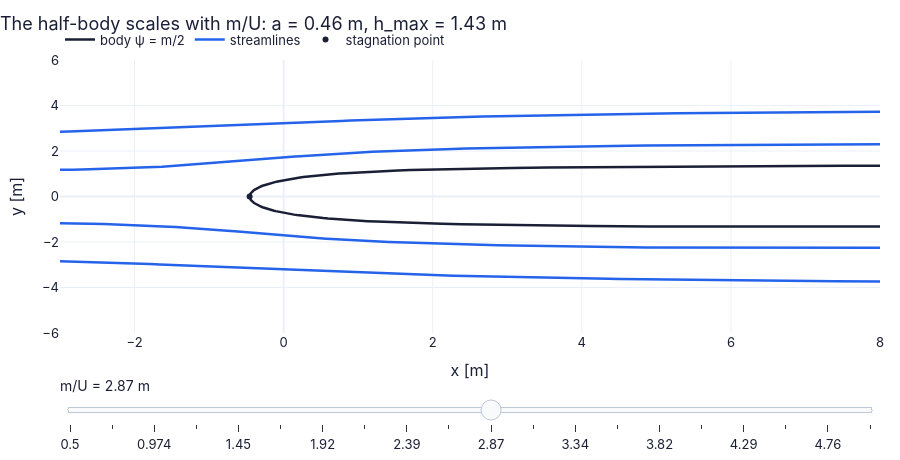

Here is the notebook cell this chart was saved with:
### Markdown cell above
> 🔁 **Tools from earlier chapters used here** (see `knowledge/primers.md`)

- **slider_figure** — `slider_figure(fn, name, values, …)` computes a plotly figure for every slider position up front, so it works on the web page (Ch. 1 P17).

### Code cell
def half_body_traces(mU):                                # all curves for one value of m/U [m], with U = 1 m/s
    m = mU                                               # source strength [m²/s]
    tb = np.linspace(0.01, 2*np.pi - 0.01, 150)          # body angles [rad]
    xb, yb = ch06.half_body_shape(1.0, m, tb)            # the body ψ = m/2
    xs, ys = [], []                                      # four outer streamlines, joined with NaN gaps
    for c in (m/2 + 1.0, m/2 + 2.5, m/2 - 1.0, m/2 - 2.5):   # ψ values outside the body [m²/s]
        t = np.linspace(0.01, np.pi - 0.01, 90) if c > m/2 else np.linspace(np.pi + 0.01, 2*np.pi - 0.01, 90)
        rr = (c - m*t/(2*np.pi))/np.sin(t)               # r(θ) from Ur sinθ + mθ/2π = c (6.31)
        xs += list(rr*np.cos(t)) + [np.nan]; ys += list(rr*np.sin(t)) + [np.nan]
    a = m/(2*np.pi)                                      # stagnation distance [m]
    return {"body ψ = m/2": (xb, yb), "streamlines": (np.array(xs), np.array(ys)),
            "stagnation point": (np.array([-a]), np.array([0.0]))}
vals = np.linspace(0.5, 5.0, 20 if not FAST else 10)     # slider values of m/U [m]
fig = slider_figure(half_body_traces, "m/U", vals, unit="m", xlabel="x [m]", ylabel="y [m]",
                    title="The half-body scales with m/U", xrange=[-3, 8], yrange=[-6, 6],
                    modes={"stagnation point": "markers"})
recolor(fig, {"body ψ = m/2": COLORS["ink"], "streamlines": COLORS["blue"], "stagnation point": COLORS["ink"]})
step_titles(fig, [f"The half-body scales with m/U: a = {v/(2*np.pi):.2f} m, h_max = {v/2:.2f} m" for v in vals])
fig.show()                                               # draw it (works on the web page too)

### Figure 1 — Plotly figure (JSON) as saved in the notebook; plotly's stock layout.template omitted (floating-point values rounded to 4 significant figures; data arrays with more than 128 entries replaced by an {"elided": "..."} marker saying what was removed)
{"data": [{"hovertemplate": "body ψ = m/2: %{y:.4g}<extra>m/U = 0.5 m</extra>", "line": {"color": "#1a1f36", "width": 2.5}, "marker": {"color": "#1a1f36"}, "mode": "lines", "name": "body ψ = m/2", "type": "scatter", "visible": false, "x": {"elided": "150 float values"}, "y": {"elided": "150 float values"}}, {"hovertemplate": "streamlines: %{y:.4g}<extra>m/U = 0.5 m</extra>", "line": {"color": "#2563eb", "width": 2.5}, "marker": {"color": "#2563eb"}, "mode": "lines", "name": "streamlines", "type": "scatter", "visible": false, "x": {"elided": "364 float values"}, "y": {"elided": "364 float values"}}, {"hovertemplate": "stagnation point: %{y:.4g}<extra>m/U = 0.5 m</extra>", "line": {"color": "#1a1f36", "width": 2.5}, "marker": {"color": "#1a1f36"}, "mode": "markers", "name": "stagnation point", "type": "scatter", "visible": false, "x": [-0.07958], "y": [0.0]}, {"hovertemplate": "body ψ = m/2: %{y:.4g}<extra>m/U = 0.737 m</extra>", "line": {"color": "#1a1f36", "width": 2.5}, "marker": {"color": "#1a1f36"}, "mode": "lines", "name": "body ψ = m/2", "type": "scatter", "visible": false, "x": {"elided": "150 float values"}, "y": {"elided": "150 float values"}}, {"hovertemplate": "streamlines: %{y:.4g}<extra>m/U = 0.737 m</extra>", "line": {"color": "#2563eb", "width": 2.5}, "marker": {"color": "#2563eb"}, "mode": "lines", "name": "streamlines", "type": "scatter", "visible": false, "x": {"elided": "364 float values"}, "y": {"elided": "364 float values"}}, {"hovertemplate": "stagnation point: %{y:.4g}<extra>m/U = 0.737 m</extra>", "line": {"color": "#1a1f36", "width": 2.5}, "marker": {"color": "#1a1f36"}, "mode": "markers", "name": "stagnation point", "type": "scatter", "visible": false, "x": [-0.1173], "y": [0.0]}, {"hovertemplate": "body ψ = m/2: %{y:.4g}<extra>m/U = 0.974 m</extra>", "line": {"color": "#1a1f36", "width": 2.5}, "marker": {"color": "#1a1f36"}, "mode": "lines", "name": "body ψ = m/2", "type": "scatter", "visible": false, "x": {"elided": "150 float values"}, "y": {"elided": "150 float values"}}, {"hovertemplate": "streamlines: %{y:.4g}<extra>m/U = 0.974 m</extra>", "line": {"color": "#2563eb", "width": 2.5}, "marker": {"color": "#2563eb"}, "mode": "lines", "name": "streamlines", "type": "scatter", "visible": false, "x": {"elided": "364 float values"}, "y": {"elided": "364 float values"}}, {"hovertemplate": "stagnation point: %{y:.4g}<extra>m/U = 0.974 m</extra>", "line": {"color": "#1a1f36", "width": 2.5}, "marker": {"color": "#1a1f36"}, "mode": "markers", "name": "stagnation point", "type": "scatter", "visible": false, "x": [-0.155], "y": [0.0]}, {"hovertemplate": "body ψ = m/2: %{y:.4g}<extra>m/U = 1.21 m</extra>", "line": {"color": "#1a1f36", "width": 2.5}, "marker": {"color": "#1a1f36"}, "mode": "lines", "name": "body ψ = m/2", "type": "scatter", "visible": false, "x": {"elided": "150 float values"}, "y": {"elided": "150 float values"}}, {"hovertemplate": "streamlines: %{y:.4g}<extra>m/U = 1.21 m</extra>", "line": {"color": "#2563eb", "width": 2.5}, "marker": {"color": "#2563eb"}, "mode": "lines", "name": "streamlines", "type": "scatter", "visible": false, "x": {"elided": "364 float values"}, "y": {"elided": "364 float values"}}, {"hovertemplate": "stagnation point: %{y:.4g}<extra>m/U = 1.21 m</extra>", "line": {"color": "#1a1f36", "width": 2.5}, "marker": {"color": "#1a1f36"}, "mode": "markers", "name": "stagnation point", "type": "scatter", "visible": false, "x": [-0.1927], "y": [0.0]}, {"hovertemplate": "body ψ = m/2: %{y:.4g}<extra>m/U = 1.45 m</extra>", "line": {"color": "#1a1f36", "width": 2.5}, "marker": {"color": "#1a1f36"}, "mode": "lines", "name": "body ψ = m/2", "type": "scatter", "visible": false, "x": {"elided": "150 float values"}, "y": {"elided": "150 float values"}}, {"hovertemplate": "streamlines: %{y:.4g}<extra>m/U = 1.45 m</extra>", "line": {"color": "#2563eb", "width": 2.5}, "marker": {"color": "#2563eb"}, "mode": "lines", "name": "streamlines", "type": "scatter", "visible": false, "x": {"elided": "364 float values"}, "y": {"elided": "364 float values"}}, {"hovertemplate": "stagnation point: %{y:.4g}<extra>m/U = 1.45 m</extra>", "line": {"color": "#1a1f36", "width": 2.5}, "marker": {"color": "#1a1f36"}, "mode": "markers", "name": "stagnation point", "type": "scatter", "visible": false, "x": [-0.2304], "y": [0.0]}, {"hovertemplate": "body ψ = m/2: %{y:.4g}<extra>m/U = 1.68 m</extra>", "line": {"color": "#1a1f36", "width": 2.5}, "marker": {"color": "#1a1f36"}, "mode": "lines", "name": "body ψ = m/2", "type": "scatter", "visible": false, "x": {"elided": "150 float values"}, "y": {"elided": "150 float values"}}, {"hovertemplate": "streamlines: %{y:.4g}<extra>m/U = 1.68 m</extra>", "line": {"color": "#2563eb", "width": 2.5}, "marker": {"color": "#2563eb"}, "mode": "lines", "name": "streamlines", "type": "scatter", "visible": false, "x": {"elided": "364 float values"}, "y": {"elided": "364 float values"}}, {"hovertemplate": "stagnation point: %{y:.4g}<extra>m/U = 1.68 m</extra>", "line": {"color": "#1a1f36", "width": 2.5}, "marker": {"color": "#1a1f36"}, "mode": "markers", "name": "stagnation point", "type": "scatter", "visible": false, "x": [-0.2681], "y": [0.0]}, {"hovertemplate": "body ψ = m/2: %{y:.4g}<extra>m/U = 1.92 m</extra>", "line": {"color": "#1a1f36", "width": 2.5}, "marker": {"color": "#1a1f36"}, "mode": "lines", "name": "body ψ = m/2", "type": "scatter", "visible": false, "x": {"elided": "150 float values"}, "y": {"elided": "150 float values"}}, {"hovertemplate": "streamlines: %{y:.4g}<extra>m/U = 1.92 m</extra>", "line": {"color": "#2563eb", "width": 2.5}, "marker": {"color": "#2563eb"}, "mode": "lines", "name": "streamlines", "type": "scatter", "visible": false, "x": {"elided": "364 float values"}, "y": {"elided": "364 float values"}}, {"hovertemplate": "stagnation point: %{y:.4g}<extra>m/U = 1.92 m</extra>", "line": {"color": "#1a1f36", "width": 2.5}, "marker": {"color": "#1a1f36"}, "mode": "markers", "name": "stagnation point", "type": "scatter", "visible": false, "x": [-0.3057], "y": [0.0]}, {"hovertemplate": "body ψ = m/2: %{y:.4g}<extra>m/U = 2.16 m</extra>", "line": {"color": "#1a1f36", "width": 2.5}, "marker": {"color": "#1a1f36"}, "mode": "lines", "name": "body ψ = m/2", "type": "scatter", "visible": false, "x": {"elided": "150 float values"}, "y": {"elided": "150 float values"}}, {"hovertemplate": "streamlines: %{y:.4g}<extra>m/U = 2.16 m</extra>", "line": {"color": "#2563eb", "width": 2.5}, "marker": {"color": "#2563eb"}, "mode": "lines", "name": "streamlines", "type": "scatter", "visible": false, "x": {"elided": "364 float values"}, "y": {"elided": "364 float values"}}, {"hovertemplate": "stagnation point: %{y:.4g}<extra>m/U = 2.16 m</extra>", "line": {"color": "#1a1f36", "width": 2.5}, "marker": {"color": "#1a1f36"}, "mode": "markers", "name": "stagnation point", "type": "scatter", "visible": false, "x": [-0.3434], "y": [0.0]}, {"hovertemplate": "body ψ = m/2: %{y:.4g}<extra>m/U = 2.39 m</extra>", "line": {"color": "#1a1f36", "width": 2.5}, "marker": {"color": "#1a1f36"}, "mode": "lines", "name": "body ψ = m/2", "type": "scatter", "visible": false, "x": {"elided": "150 float values"}, "y": {"elided": "150 float values"}}, {"hovertemplate": "streamlines: %{y:.4g}<extra>m/U = 2.39 m</extra>", "line": {"color": "#2563eb", "width": 2.5}, "marker": {"color": "#2563eb"}, "mode": "lines", "name": "streamlines", "type": "scatter", "visible": false, "x": {"elided": "364 float values"}, "y": {"elided": "364 float values"}}, {"hovertemplate": "stagnation point: %{y:.4g}<extra>m/U = 2.39 m</extra>", "line": {"color": "#1a1f36", "width": 2.5}, "marker": {"color": "#1a1f36"}, "mode": "markers", "name": "stagnation point", "type": "scatter", "visible": false, "x": [-0.3811], "y": [0.0]}, {"hovertemplate": "body ψ = m/2: %{y:.4g}<extra>m/U = 2.63 m</extra>", "line": {"color": "#1a1f36", "width": 2.5}, "marker": {"color": "#1a1f36"}, "mode": "lines", "name": "body ψ = m/2", "type": "scatter", "visible": false, "x": {"elided": "150 float values"}, "y": {"elided": "150 float values"}}, {"hovertemplate": "streamlines: %{y:.4g}<extra>m/U = 2.63 m</extra>", "line": {"color": "#2563eb", "width": 2.5}, "marker": {"color": "#2563eb"}, "mode": "lines", "name": "streamlines", "type": "scatter", "visible": false, "x": {"elided": "364 float values"}, "y": {"elided": "364 float values"}}, {"hovertemplate": "stagnation point: %{y:.4g}<extra>m/U = 2.63 m</extra>", "line": {"color": "#1a1f36", "width": 2.5}, "marker": {"color": "#1a1f36"}, "mode": "markers", "name": "stagnation point", "type": "scatter", "visible": false, "x": [-0.4188], "y": [0.0]}, {"hovertemplate": "body ψ = m/2: %{y:.4g}<extra>m/U = 2.87 m</extra>", "line": {"color": "#1a1f36", "width": 2.5}, "marker": {"color": "#1a1f36"}, "mode": "lines", "name": "body ψ = m/2", "type": "scatter", "visible": true, "x": {"elided": "150 float values"}, "y": {"elided": "150 float values"}}, {"hovertemplate": "streamlines: %{y:.4g}<extra>m/U = 2.87 m</extra>", "line": {"color": "#2563eb", "width": 2.5}, "marker": {"color": "#2563eb"}, "mode": "lines", "name": "streamlines", "type": "scatter", "visible": true, "x": {"elided": "364 float values"}, "y": {"elided": "364 float values"}}, {"hovertemplate": "stagnation point: %{y:.4g}<extra>m/U = 2.87 m</extra>", "line": {"color": "#1a1f36", "width": 2.5}, "marker": {"color": "#1a1f36"}, "mode": "markers", "name": "stagnation point", "type": "scatter", "visible": true, "x": [-0.4565], "y": [0.0]}, {"hovertemplate": "body ψ = m/2: %{y:.4g}<extra>m/U = 3.11 m</extra>", "line": {"color": "#1a1f36", "width": 2.5}, "marker": {"color": "#1a1f36"}, "mode": "lines", "name": "body ψ = m/2", "type": "scatter", "visible": false, "x": {"elided": "150 float values"}, "y": {"elided": "150 float values"}}, {"hovertemplate": "streamlines: %{y:.4g}<extra>m/U = 3.11 m</extra>", "line": {"color": "#2563eb", "width": 2.5}, "marker": {"color": "#2563eb"}, "mode": "lines", "name": "streamlines", "type": "scatter", "visible": false, "x": {"elided": "364 float values"}, "y": {"elided": "364 float values"}}, {"hovertemplate": "stagnation point: %{y:.4g}<extra>m/U = 3.11 m</extra>", "line": {"color": "#1a1f36", "width": 2.5}, "marker": {"color": "#1a1f36"}, "mode": "markers", "name": "stagnation point", "type": "scatter", "visible": false, "x": [-0.4942], "y": [0.0]}, {"hovertemplate": "body ψ = m/2: %{y:.4g}<extra>m/U = 3.34 m</extra>", "line": {"color": "#1a1f36", "width": 2.5}, "marker": {"color": "#1a1f36"}, "mode": "lines", "name": "body ψ = m/2", "type": "scatter", "visible": false, "x": {"elided": "150 float values"}, "y": {"elided": "150 float values"}}, {"hovertemplate": "streamlines: %{y:.4g}<extra>m/U = 3.34 m</extra>", "line": {"color": "#2563eb", "width": 2.5}, "marker": {"color": "#2563eb"}, "mode": "lines", "name": "streamlines", "type": "scatter", "visible": false, "x": {"elided": "364 float values"}, "y": {"elided": "364 float values"}}, {"hovertemplate": "stagnation point: %{y:.4g}<extra>m/U = 3.34 m</extra>", "line": {"color": "#1a1f36", "width": 2.5}, "marker": {"color": "#1a1f36"}, "mode": "markers", "name": "stagnation point", "type": "scatter", "visible": false, "x": [-0.5319], "y": [0.0]}, {"hovertemplate": "body ψ = m/2: %{y:.4g}<extra>m/U = 3.58 m</extra>", "line": {"color": "#1a1f36", "width": 2.5}, "marker": {"color": "#1a1f36"}, "mode": "lines", "name": "body ψ = m/2", "type": "scatter", "visible": false, "x": {"elided": "150 float values"}, "y": {"elided": "150 float values"}}, {"hovertemplate": "streamlines: %{y:.4g}<extra>m/U = 3.58 m</extra>", "line": {"color": "#2563eb", "width": 2.5}, "marker": {"color": "#2563eb"}, "mode": "lines", "name": "streamlines", "type": "scatter", "visible": false, "x": {"elided": "364 float values"}, "y": {"elided": "364 float values"}}, {"hovertemplate": "stagnation point: %{y:.4g}<extra>m/U = 3.58 m</extra>", "line": {"color": "#1a1f36", "width": 2.5}, "marker": {"color": "#1a1f36"}, "mode": "markers", "name": "stagnation point", "type": "scatter", "visible": false, "x": [-0.5696], "y": [0.0]}, {"hovertemplate": "body ψ = m/2: %{y:.4g}<extra>m/U = 3.82 m</extra>", "line": {"color": "#1a1f36", "width": 2.5}, "marker": {"color": "#1a1f36"}, "mode": "lines", "name": "body ψ = m/2", "type": "scatter", "visible": false, "x": {"elided": "150 float values"}, "y": {"elided": "150 float values"}}, {"hovertemplate": "streamlines: %{y:.4g}<extra>m/U = 3.82 m</extra>", "line": {"color": "#2563eb", "width": 2.5}, "marker": {"color": "#2563eb"}, "mode": "lines", "name": "streamlines", "type": "scatter", "visible": false, "x": {"elided": "364 float values"}, "y": {"elided": "364 float values"}}, {"hovertemplate": "stagnation point: %{y:.4g}<extra>m/U = 3.82 m</extra>", "line": {"color": "#1a1f36", "width": 2.5}, "marker": {"color": "#1a1f36"}, "mode": "markers", "name": "stagnation point", "type": "scatter", "visible": false, "x": [-0.6073], "y": [0.0]}, {"hovertemplate": "body ψ = m/2: %{y:.4g}<extra>m/U = 4.05 m</extra>", "line": {"color": "#1a1f36", "width": 2.5}, "marker": {"color": "#1a1f36"}, "mode": "lines", "name": "body ψ = m/2", "type": "scatter", "visible": false, "x": {"elided": "150 float values"}, "y": {"elided": "150 float values"}}, {"hovertemplate": "streamlines: %{y:.4g}<extra>m/U = 4.05 m</extra>", "line": {"color": "#2563eb", "width": 2.5}, "marker": {"color": "#2563eb"}, "mode": "lines", "name": "streamlines", "type": "scatter", "visible": false, "x": {"elided": "364 float values"}, "y": {"elided": "364 float values"}}, {"hovertemplate": "stagnation point: %{y:.4g}<extra>m/U = 4.05 m</extra>", "line": {"color": "#1a1f36", "width": 2.5}, "marker": {"color": "#1a1f36"}, "mode": "markers", "name": "stagnation point", "type": "scatter", "visible": false, "x": [-0.645], "y": [0.0]}, {"hovertemplate": "body ψ = m/2: %{y:.4g}<extra>m/U = 4.29 m</extra>", "line": {"color": "#1a1f36", "width": 2.5}, "marker": {"color": "#1a1f36"}, "mode": "lines", "name": "body ψ = m/2", "type": "scatter", "visible": false, "x": {"elided": "150 float values"}, "y": {"elided": "150 float values"}}, {"hovertemplate": "streamlines: %{y:.4g}<extra>m/U = 4.29 m</extra>", "line": {"color": "#2563eb", "width": 2.5}, "marker": {"color": "#2563eb"}, "mode": "lines", "name": "streamlines", "type": "scatter", "visible": false, "x": {"elided": "364 float values"}, "y": {"elided": "364 float values"}}, {"hovertemplate": "stagnation point: %{y:.4g}<extra>m/U = 4.29 m</extra>", "line": {"color": "#1a1f36", "width": 2.5}, "marker": {"color": "#1a1f36"}, "mode": "markers", "name": "stagnation point", "type": "scatter", "visible": false, "x": [-0.6827], "y": [0.0]}, {"hovertemplate": "body ψ = m/2: %{y:.4g}<extra>m/U = 4.53 m</extra>", "line": {"color": "#1a1f36", "width": 2.5}, "marker": {"color": "#1a1f36"}, "mode": "lines", "name": "body ψ = m/2", "type": "scatter", "visible": false, "x": {"elided": "150 float values"}, "y": {"elided": "150 float values"}}, {"hovertemplate": "streamlines: %{y:.4g}<extra>m/U = 4.53 m</extra>", "line": {"color": "#2563eb", "width": 2.5}, "marker": {"color": "#2563eb"}, "mode": "lines", "name": "streamlines", "type": "scatter", "visible": false, "x": {"elided": "364 float values"}, "y": {"elided": "364 float values"}}, {"hovertemplate": "stagnation point: %{y:.4g}<extra>m/U = 4.53 m</extra>", "line": {"color": "#1a1f36", "width": 2.5}, "marker": {"color": "#1a1f36"}, "mode": "markers", "name": "stagnation point", "type": "scatter", "visible": false, "x": [-0.7204], "y": [0.0]}, {"hovertemplate": "body ψ = m/2: %{y:.4g}<extra>m/U = 4.76 m</extra>", "line": {"color": "#1a1f36", "width": 2.5}, "marker": {"color": "#1a1f36"}, "mode": "lines", "name": "body ψ = m/2", "type": "scatter", "visible": false, "x": {"elided": "150 float values"}, "y": {"elided": "150 float values"}}, {"hovertemplate": "streamlines: %{y:.4g}<extra>m/U = 4.76 m</extra>", "line": {"color": "#2563eb", "width": 2.5}, "marker": {"color": "#2563eb"}, "mode": "lines", "name": "streamlines", "type": "scatter", "visible": false, "x": {"elided": "364 float values"}, "y": {"elided": "364 float values"}}, {"hovertemplate": "stagnation point: %{y:.4g}<extra>m/U = 4.76 m</extra>", "line": {"color": "#1a1f36", "width": 2.5}, "marker": {"color": "#1a1f36"}, "mode": "markers", "name": "stagnation point", "type": "scatter", "visible": false, "x": [-0.7581], "y": [0.0]}, {"hovertemplate": "body ψ = m/2: %{y:.4g}<extra>m/U = 5 m</extra>", "line": {"color": "#1a1f36", "width": 2.5}, "marker": {"color": "#1a1f36"}, "mode": "lines", "name": "body ψ = m/2", "type": "scatter", "visible": false, "x": {"elided": "150 float values"}, "y": {"elided": "150 float values"}}, {"hovertemplate": "streamlines: %{y:.4g}<extra>m/U = 5 m</extra>", "line": {"color": "#2563eb", "width": 2.5}, "marker": {"color": "#2563eb"}, "mode": "lines", "name": "streamlines", "type": "scatter", "visible": false, "x": {"elided": "364 float values"}, "y": {"elided": "364 float values"}}, {"hovertemplate": "stagnation point: %{y:.4g}<extra>m/U = 5 m</extra>", "line": {"color": "#1a1f36", "width": 2.5}, "marker": {"color": "#1a1f36"}, "mode": "markers", "name": "stagnation point", "type": "scatter", "visible": false, "x": [-0.7958], "y": [0.0]}], "layout": {"colorway": ["#6c5ce7", "#0fa39c", "#f97316", "#2563eb", "#e11d6a", "#d97706"], "font": {"color": "#1a1f36", "family": "Inter, -apple-system, Segoe UI, Roboto, sans-serif", "size": 13}, "height": 460, "hovermode": "x unified", "legend": {"orientation": "h", "x": 0, "xanchor": "left", "y": 1.02, "yanchor": "bottom"}, "margin": {"b": 90, "l": 60, "r": 20, "t": 60}, "sliders": [{"active": 10, "currentvalue": {"font": {"size": 14}, "prefix": "m/U = ", "suffix": " m"}, "pad": {"t": 40}, "steps": [{"args": [{"visible": [true, true, true, false, false, false, false, false, false, false, false, false, false, false, false, false, false, false, false, false, false, false, false, false, false, false, false, false, false, false, false, false, false, false, false, false, false, false, false, false, false, false, false, false, false, false, false, false, false, false, false, false, false, false, false, false, false, false, false, false]}, {"title.text": "The half-body scales with m/U: a = 0.08 m, h_max = 0.25 m"}], "label": "0.5", "method": "update"}, {"args": [{"visible": [false, false, false, true, true, true, false, false, false, false, false, false, false, false, false, false, false, false, false, false, false, false, false, false, false, false, false, false, false, false, false, false, false, false, false, false, false, false, false, false, false, false, false, false, false, false, false, false, false, false, false, false, false, false, false, false, false, false, false, false]}, {"title.text": "The half-body scales with m/U: a = 0.12 m, h_max = 0.37 m"}], "label": "0.737", "method": "update"}, {"args": [{"visible": [false, false, false, false, false, false, true, true, true, false, false, false, false, false, false, false, false, false, false, false, false, false, false, false, false, false, false, false, false, false, false, false, false, false, false, false, false, false, false, false, false, false, false, false, false, false, false, false, false, false, false, false, false, false, false, false, false, false, false, false]}, {"title.text": "The half-body scales with m/U: a = 0.15 m, h_max = 0.49 m"}], "label": "0.974", "method": "update"}, {"args": [{"visible": [false, false, false, false, false, false, false, false, false, true, true, true, false, false, false, false, false, false, false, false, false, false, false, false, false, false, false, false, false, false, false, false, false, false, false, false, false, false, false, false, false, false, false, false, false, false, false, false, false, false, false, false, false, false, false, false, false, false, false, false]}, {"title.text": "The half-body scales with m/U: a = 0.19 m, h_max = 0.61 m"}], "label": "1.21", "method": "update"}, {"args": [{"visible": [false, false, false, false, false, false, false, false, false, false, false, false, true, true, true, false, false, false, false, false, false, false, false, false, false, false, false, false, false, false, false, false, false, false, false, false, false, false, false, false, false, false, false, false, false, false, false, false, false, false, false, false, false, false, false, false, false, false, false, false]}, {"title.text": "The half-body scales with m/U: a = 0.23 m, h_max = 0.72 m"}], "label": "1.45", "method": "update"}, {"args": [{"visible": [false, false, false, false, false, false, false, false, false, false, false, false, false, false, false, true, true, true, false, false, false, false, false, false, false, false, false, false, false, false, false, false, false, false, false, false, false, false, false, false, false, false, false, false, false, false, false, false, false, false, false, false, false, false, false, false, false, false, false, false]}, {"title.text": "The half-body scales with m/U: a = 0.27 m, h_max = 0.84 m"}], "label": "1.68", "method": "update"}, {"args": [{"visible": [false, false, false, false, false, false, false, false, false, false, false, false, false, false, false, false, false, false, true, true, true, false, false, false, false, false, false, false, false, false, false, false, false, false, false, false, false, false, false, false, false, false, false, false, false, false, false, false, false, false, false, false, false, false, false, false, false, false, false, false]}, {"title.text": "The half-body scales with m/U: a = 0.31 m, h_max = 0.96 m"}], "label": "1.92", "method": "update"}, {"args": [{"visible": [false, false, false, false, false, false, false, false, false, false, false, false, false, false, false, false, false, false, false, false, false, true, true, true, false, false, false, false, false, false, false, false, false, false, false, false, false, false, false, false, false, false, false, false, false, false, false, false, false, false, false, false, false, false, false, false, false, false, false, false]}, {"title.text": "The half-body scales with m/U: a = 0.34 m, h_max = 1.08 m"}], "label": "2.16", "method": "update"}, {"args": [{"visible": [false, false, false, false, false, false, false, false, false, false, false, false, false, false, false, false, false, false, false, false, false, false, false, false, true, true, true, false, false, false, false, false, false, false, false, false, false, false, false, false, false, false, false, false, false, false, false, false, false, false, false, false, false, false, false, false, false, false, false, false]}, {"title.text": "The half-body scales with m/U: a = 0.38 m, h_max = 1.20 m"}], "label": "2.39", "method": "update"}, {"args": [{"visible": [false, false, false, false, false, false, false, false, false, false, false, false, false, false, false, false, false, false, false, false, false, false, false, false, false, false, false, true, true, true, false, false, false, false, false, false, false, false, false, false, false, false, false, false, false, false, false, false, false, false, false, false, false, false, false, false, false, false, false, false]}, {"title.text": "The half-body scales with m/U: a = 0.42 m, h_max = 1.32 m"}], "label": "2.63", "method": "update"}, {"args": [{"visible": [false, false, false, false, false, false, false, false, false, false, false, false, false, false, false, false, false, false, false, false, false, false, false, false, false, false, false, false, false, false, true, true, true, false, false, false, false, false, false, false, false, false, false, false, false, false, false, false, false, false, false, false, false, false, false, false, false, false, false, false]}, {"title.text": "The half-body scales with m/U: a = 0.46 m, h_max = 1.43 m"}], "label": "2.87", "method": "update"}, {"args": [{"visible": [false, false, false, false, false, false, false, false, false, false, false, false, false, false, false, false, false, false, false, false, false, false, false, false, false, false, false, false, false, false, false, false, false, true, true, true, false, false, false, false, false, false, false, false, false, false, false, false, false, false, false, false, false, false, false, false, false, false, false, false]}, {"title.text": "The half-body scales with m/U: a = 0.49 m, h_max = 1.55 m"}], "label": "3.11", "method": "update"}, {"args": [{"visible": [false, false, false, false, false, false, false, false, false, false, false, false, false, false, false, false, false, false, false, false, false, false, false, false, false, false, false, false, false, false, false, false, false, false, false, false, true, true, true, false, false, false, false, false, false, false, false, false, false, false, false, false, false, false, false, false, false, false, false, false]}, {"title.text": "The half-body scales with m/U: a = 0.53 m, h_max = 1.67 m"}], "label": "3.34", "method": "update"}, {"args": [{"visible": [false, false, false, false, false, false, false, false, false, false, false, false, false, false, false, false, false, false, false, false, false, false, false, false, false, false, false, false, false, false, false, false, false, false, false, false, false, false, false, true, true, true, false, false, false, false, false, false, false, false, false, false, false, false, false, false, false, false, false, false]}, {"title.text": "The half-body scales with m/U: a = 0.57 m, h_max = 1.79 m"}], "label": "3.58", "method": "update"}, {"args": [{"visible": [false, false, false, false, false, false, false, false, false, false, false, false, false, false, false, false, false, false, false, false, false, false, false, false, false, false, false, false, false, false, false, false, false, false, false, false, false, false, false, false, false, false, true, true, true, false, false, false, false, false, false, false, false, false, false, false, false, false, false, false]}, {"title.text": "The half-body scales with m/U: a = 0.61 m, h_max = 1.91 m"}], "label": "3.82", "method": "update"}, {"args": [{"visible": [false, false, false, false, false, false, false, false, false, false, false, false, false, false, false, false, false, false, false, false, false, false, false, false, false, false, false, false, false, false, false, false, false, false, false, false, false, false, false, false, false, false, false, false, false, true, true, true, false, false, false, false, false, false, false, false, false, false, false, false]}, {"title.text": "The half-body scales with m/U: a = 0.64 m, h_max = 2.03 m"}], "label": "4.05", "method": "update"}, {"args": [{"visible": [false, false, false, false, false, false, false, false, false, false, false, false, false, false, false, false, false, false, false, false, false, false, false, false, false, false, false, false, false, false, false, false, false, false, false, false, false, false, false, false, false, false, false, false, false, false, false, false, true, true, true, false, false, false, false, false, false, false, false, false]}, {"title.text": "The half-body scales with m/U: a = 0.68 m, h_max = 2.14 m"}], "label": "4.29", "method": "update"}, {"args": [{"visible": [false, false, false, false, false, false, false, false, false, false, false, false, false, false, false, false, false, false, false, false, false, false, false, false, false, false, false, false, false, false, false, false, false, false, false, false, false, false, false, false, false, false, false, false, false, false, false, false, false, false, false, true, true, true, false, false, false, false, false, false]}, {"title.text": "The half-body scales with m/U: a = 0.72 m, h_max = 2.26 m"}], "label": "4.53", "method": "update"}, {"args": [{"visible": [false, false, false, false, false, false, false, false, false, false, false, false, false, false, false, false, false, false, false, false, false, false, false, false, false, false, false, false, false, false, false, false, false, false, false, false, false, false, false, false, false, false, false, false, false, false, false, false, false, false, false, false, false, false, true, true, true, false, false, false]}, {"title.text": "The half-body scales with m/U: a = 0.76 m, h_max = 2.38 m"}], "label": "4.76", "method": "update"}, {"args": [{"visible": [false, false, false, false, false, false, false, false, false, false, false, false, false, false, false, false, false, false, false, false, false, false, false, false, false, false, false, false, false, false, false, false, false, false, false, false, false, false, false, false, false, false, false, false, false, false, false, false, false, false, false, false, false, false, false, false, false, true, true, true]}, {"title.text": "The half-body scales with m/U: a = 0.80 m, h_max = 2.50 m"}], "label": "5", "method": "update"}]}], "title": {"text": "The half-body scales with m/U: a = 0.46 m, h_max = 1.43 m", "x": 0}, "xaxis": {"range": [-3, 8], "title": {"text": "x [m]"}}, "yaxis": {"range": [-6, 6], "title": {"text": "y [m]"}}}}
